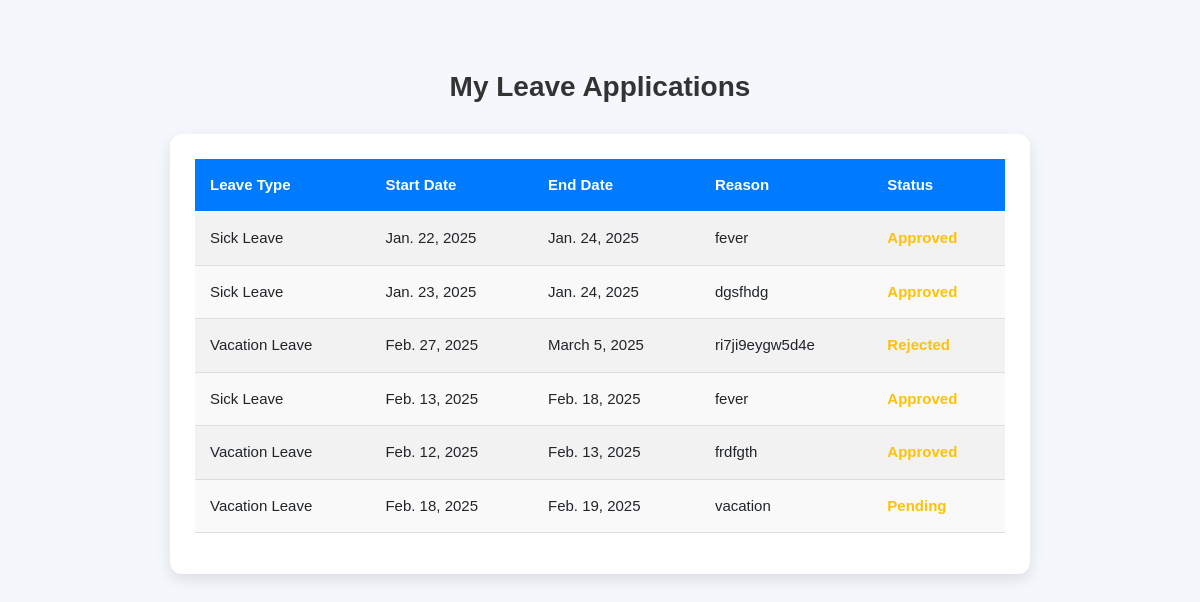
/leave_status/ (signed in), run on the app's committed database.
### employeeapp/models.py (models this page shows, shortened)
class LeaveApplication(models.Model):
    LEAVE_CHOICES = [
        ('sick', 'Sick Leave'),
        ('vacation', 'Vacation Leave'),
        ('casual', 'Casual Leave'),
    ]
    employee = models.ForeignKey(User, on_delete=models.CASCADE, related_name='leave_applications')
    leave_type = models.CharField(max_length=20, choices=LEAVE_CHOICES)
    start_date = models.DateField()
    end_date = models.DateField()
    reason = models.TextField()
    status = models.CharField(max_length=20, default='Pending', choices=[('Pending', 'Pending'), ('Approved', 'Approved'), ('Rejected', 'Rejected')])

### employeeapp/views.py (the view)
# urls.py: path('leave_status/', views.leave_status, name='leave_status'),
@login_required
def leave_status(request):
    leave_applications = LeaveApplication.objects.filter(employee=request.user)
    return render(request, 'leave_status.html', {'leave_applications': leave_applications})

### templates/leave_status.html (shortened to what this page needs)
<!DOCTYPE html>
<html lang="en">
<head>
    <link href="https://cdn.jsdelivr.net/npm/bootstrap@5.1.0/dist/css/bootstrap.min.css" rel="stylesheet">
</head>
<body>
<div class="container">
    <h3>My Leave Applications</h3>
    <div class="table-container">
        <table class="table table-striped">
            <thead>
                <tr>
                    <th>Leave Type</th>
                    <th>Start Date</th>
                    <th>End Date</th>
                    <th>Reason</th>
                    <th>Status</th>
                </tr>
            </thead>
            <tbody>
                {% for application in leave_applications %}
                    <tr>
                        <td>{{ application.get_leave_type_display }}</td>
                        <td>{{ application.start_date }}</td>
                        <td>{{ application.end_date }}</td>
                        <td>{{ application.reason }}</td>
                        <td>
                            {% if application.status == 'approved' %}
                                <span class="status-approved">{{ application.status }}</span>
                            {% elif application.status == 'rejected' %}
                                <span class="status-rejected">{{ application.status }}</span>
                            {% else %}
                                <span class="status-pending">{{ application.status }}</span>
                            {% endif %}
                        </td>
                    </tr>
                {% endfor %}
            </tbody>
        </table>
    </div>
</div>
</body>
</html>

### templates/leave_status.html (style rules this page uses)
body { background-color: #f4f7fb; font-family: 'Arial', sans-serif; }
.container { max-width: 900px; margin-top: 50px; padding: 20px; }
h3 { font-size: 28px; color: #333; font-weight: bold; margin-bottom: 30px; text-align: center; }
.table-container { background-color: #ffffff; padding: 25px; border-radius: 12px; box-shadow: 0 6px 15px rgba(0, 0, 0, 0.1); }
.table { width: 100%; border-collapse: collapse; }
.table th, .table td { padding: 15px; text-align: left; font-size: 15px; vertical-align: middle; }
.table th { background-color: #007bff; color: white; font-weight: bold; }
.table tr:nth-child(even) { background-color: #f9f9f9; }
.table td { border-bottom: 1px solid #ddd; }
.status-pending { color: #ffc107; font-weight: bold; }

### data on the page
LeaveApplication: leave_type "Sick Leave", start_date "Jan. 22, 2025", end_date "Jan. 24, 2025", reason "fever", status "Approved"
LeaveApplication: leave_type "Sick Leave", start_date "Jan. 23, 2025", end_date "Jan. 24, 2025", reason "dgsfhdg", status "Approved"
LeaveApplication: leave_type "Vacation Leave", start_date "Feb. 27, 2025", end_date "March 5, 2025", reason "ri7ji9eygw5d4e", status "Rejected"
LeaveApplication: leave_type "Sick Leave", start_date "Feb. 13, 2025", end_date "Feb. 18, 2025", reason "fever", status "Approved"
LeaveApplication: leave_type "Vacation Leave", start_date "Feb. 12, 2025", end_date "Feb. 13, 2025", reason "frdfgth", status "Approved"
LeaveApplication: leave_type "Vacation Leave", start_date "Feb. 18, 2025", end_date "Feb. 19, 2025", reason "vacation", status "Pending"
